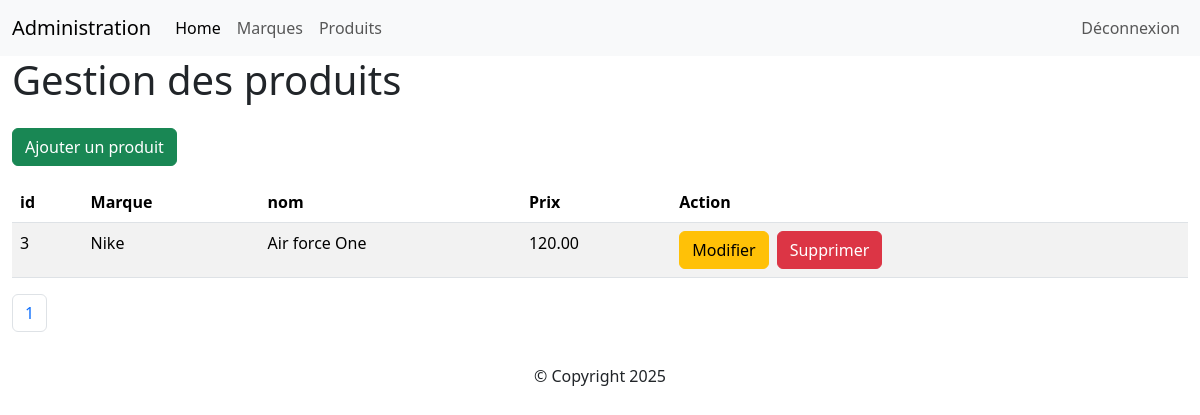
/admin/products.php (signed in), run on an earlier commit of the app's database.
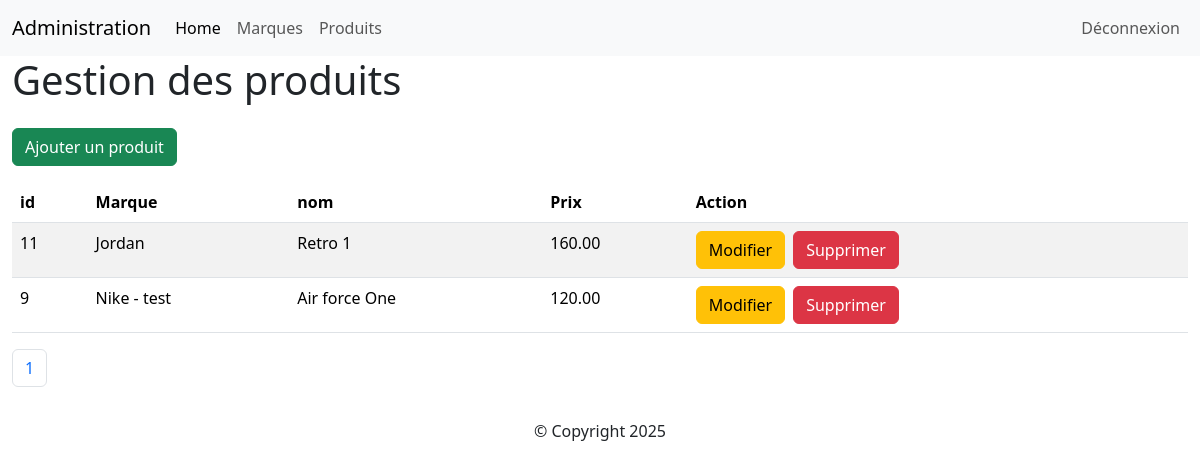
And on a later commit of the database.
### tables this page shows
CREATE TABLE IF NOT EXISTS `products` (
  `id` int NOT NULL AUTO_INCREMENT,
  `nom` varchar(255) NOT NULL,
  `marque` int NOT NULL,
  `description` text NOT NULL,
  `cover` varchar(255) NOT NULL,
  `price` decimal(6,2) NOT NULL,
  PRIMARY KEY (`id`),
  KEY `marque` (`marque`)
);

CREATE TABLE IF NOT EXISTS `marques` (
  `id` int NOT NULL AUTO_INCREMENT,
  `nom` varchar(100) NOT NULL,
  `logo` varchar(255) DEFAULT NULL,
  PRIMARY KEY (`id`)
);

### admin/products.php (the view, shortened to what this page needs)
<?php
    require "../connexion.php";
    $reqCount = $bdd->query("SELECT * FROM products");
    $count = $reqCount->rowCount();
    $limit= 5;
    $nbPage = ceil($count/$limit);
    if(isset($_GET['page']) && is_numeric($_GET['page']))
    {
        $pg = htmlspecialchars($_GET['page']);
    }else{
        $pg = 1;
    }
    $offset = ($pg-1)*$limit;
?>
<!DOCTYPE html>
<html lang="en">
<head>
      <link href="https://cdn.jsdelivr.net/npm/bootstrap@5.3.8/dist/css/bootstrap.min.css" rel="stylesheet">
</head>
<body>
    <?php
        include("partials/header.php");
    ?>
    <div class="container-fluid">
        <h1>Gestion des produits</h1>
        <a href="addProduct.php" class="btn btn-success my-3">Ajouter un produit</a>
        <table class="table table-striped">
            <thead>
                <tr>
                    <th>id</th>
                    <th>Marque</th>
                    <th>nom</th>
                    <th>Prix</th>
                    <th>Action</th>
                </tr>
            </thead>
            <tbody>
                <?php
                    $req = $bdd->prepare("SELECT products.id AS pid, products.nom AS pnom, marques.nom AS mnom, products.price AS prix FROM products INNER JOIN marques ON products.marque = marques.id ORDER BY products.id DESC LIMIT :offset,:limit");
                    $req->bindParam(':offset',$offset, PDO::PARAM_INT);
                    $req->bindParam(':limit',$limit, PDO::PARAM_INT);
                    $req->execute();
                    while($don = $req->fetch(PDO::FETCH_ASSOC))
                    {
                        echo "<tr>";
                            echo "<td>".$don['pid']."</td>";
                            echo "<td>".$don['mnom']."</td>";
                            echo "<td>".$don['pnom']."</td>";
                            echo "<td>".$don['prix']."</td>";
                            echo "<td>";
                                echo "<a href='updateProduct.php?id=".$don['pid']."' class='btn btn-warning'>Modifier</a>";
                                echo "<a href='products.php?delete=".$don['pid']."' class='btn btn-danger mx-2'>Supprimer</a>";
                            echo "</td>";
                        echo "</tr>";
                    }
                ?>
            </tbody>
        </table>
        <nav aria-label="Page navigation example">
        <ul class="pagination">
            <?php
                for($cpt=1;$cpt<=$nbPage;$cpt++)
                {
                    echo '<li class="page-item"><a class="page-link" href="products.php?page='.$cpt.'">'.$cpt.'</a></li>';
                }
            ?>
        </ul>
        </nav>
    </div>
    <?php
        include("partials/footer.php");
    ?>
</body>
</html>

### admin/partials/header.php (shortened to what this page needs)
<nav class="navbar navbar-expand-lg bg-body-tertiary">
  <div class="container-fluid">
    <a class="navbar-brand" href="#">Administration</a>
    <div class="collapse navbar-collapse" id="navbarNav">
      <ul class="navbar-nav ">
            <li class="nav-item">
              <a class="nav-link active" aria-current="page" href="dashboard.php">Home</a>
            </li>
            <li class="nav-item">
              <a class="nav-link" href="marques.php">Marques</a>
            </li>
            <li class="nav-item">
              <a class="nav-link" href="products.php">Produits</a>
            </li>
        </ul>
        <ul class="navbar-nav ms-auto">
            <li class="nav-item">
              <a class="nav-link" href="dashboard.php?deco=ok">Déconnexion</a>
            </li>
        </ul>
    </div>
  </div>
</nav>

### admin/partials/footer.php
<footer class="text-center p-3">
    &copy; Copyright 2025
</footer>

What changed in the data, as far as the page shows it:
removed products: id "3", marques.nom "Nike", nom "Air force One", price "120.00"
added products: id "11", marques.nom "Jordan", nom "Retro 1", price "160.00"
added products: id "9", marques.nom "Nike - test", nom "Air force One", price "120.00"
